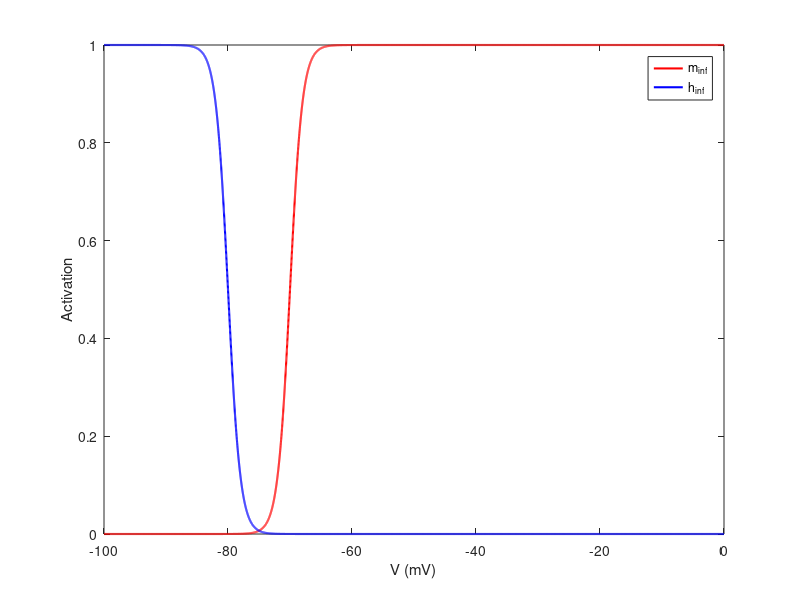
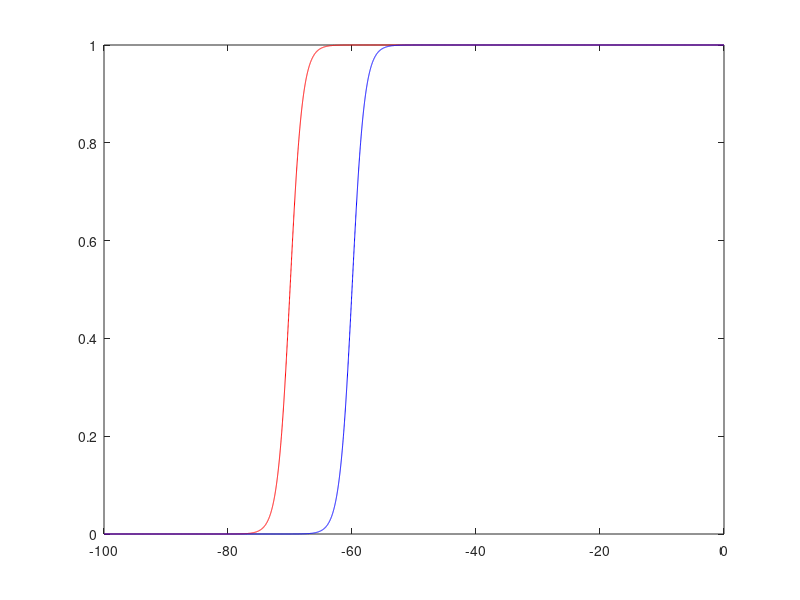

Recreate these plots in MATLAB, in order.
%% Script for HW1 Prob 4a
clear;
close all;
%% first lets plot m_inf and h_inf as a function of V
V = -100:.01:0;
% define the default parameter values
V_half_m=-70;
beta_m=1;
V_half_h=-80;
beta_h=1;
% calculate m_inf and h_inf

% if you want to do it using a function, then save the following lines in 
%the file called m_inf_fun.m in the same folder as this file
%% the m_inf function
%function [m_inf] = m_inf_fun(V_half_m, beta_m, V)
%m_inf = 1./(1+exp((V_half_m-V)/beta_m));
%end
%and then uncomment the following line here
%m_inf = m_inf_fun(V_half_m,beta_m,V);
%you can do the same thing for h as well.
%h_inf = h_inf_fun(V_half_h,beta_h,V);

%If you want to compute the values of the infnity curves directly, 
%then do this:
m_inf=1./(1+exp((V_half_m-V)/beta_m));
h_inf=1./(1+exp(-(V_half_h-V)/beta_h));


% plot the curves
plot(V,m_inf,'red','linewidth',1.5)
hold on;
plot(V,h_inf,'blue','linewidth',1.5)
% adjust plot features
legend('m_{inf}','h_{inf}')
xlabel('V (mV)')
ylabel('Activation')

%% Now lets vary V_half_m and beta_m to see the effects
figure(2)
% first, replot the default case from above
plot(V,m_inf,'r')
hold on;
% changes V_half_m to be -60

%if you used a function, you can simply recompute m_inf withe the 
%new parameter value like this
%m_inf = m_inf_fun(-60,beta_m,V);

%othewise, change V_half_m first (remember that you changed it!)
V_half_m=-60;
%recompute m_inf
m_inf=1./(1+exp((V_half_m-V)/beta_m));

%plot
plot(V,m_inf,'blue')


%Now you can, for example, vary other things such as beta_m